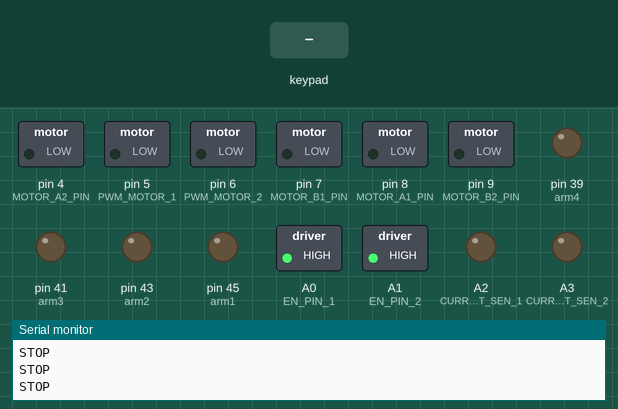
Simulated run of this sketch. Board: Arduino Mega 2560, built with avr-gcc and run on an emulated ATmega2560. On the bench: switched loads named in the sketch (green lamp = pin HIGH), output pins drawn as LEDs (lit = HIGH), the last lines printed to the serial monitor. Inputs (shaded band) come from the test bench.

Above: at 1.2 s.
1.3 s: key 'O' pressed
At 1.46 s:
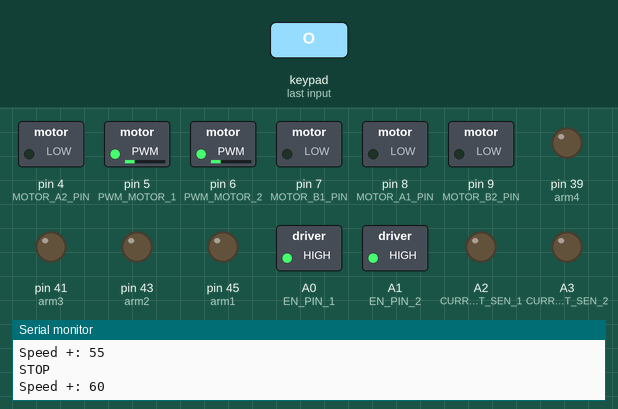
4.3 s: key 'U' pressed
At 4.53 s:
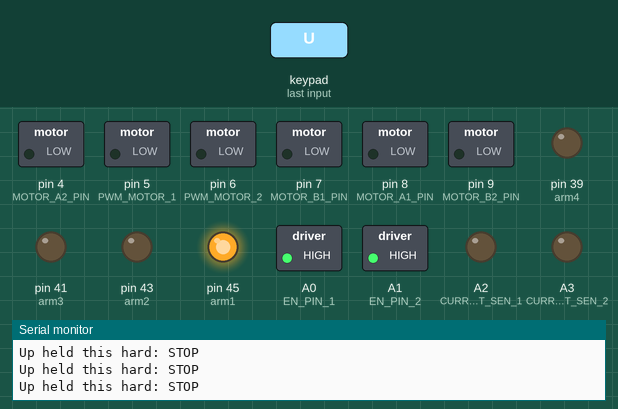
6.2 s: key 'D' pressed
At 6.4 s:
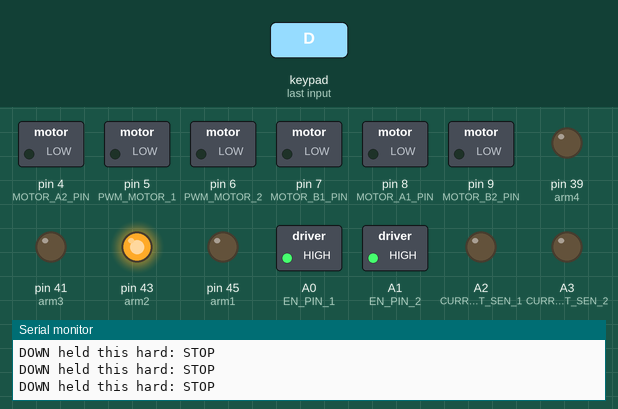
8.1 s: key 'L' pressed
At 8.32 s:
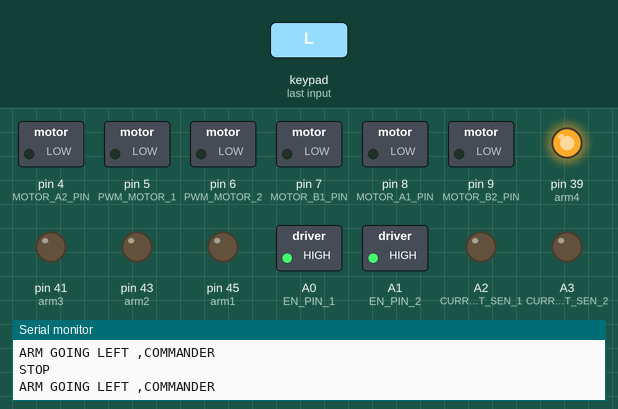
10.0 s: key 'R' pressed
At 10.24 s:
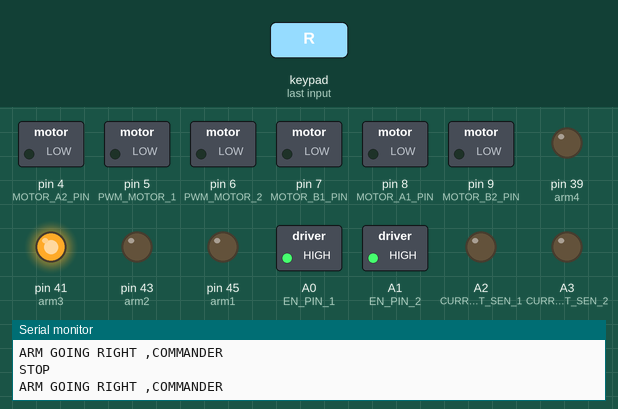
Timing chart, 0 to 12.9 s (numbered marks = the images above; inputs shaded):
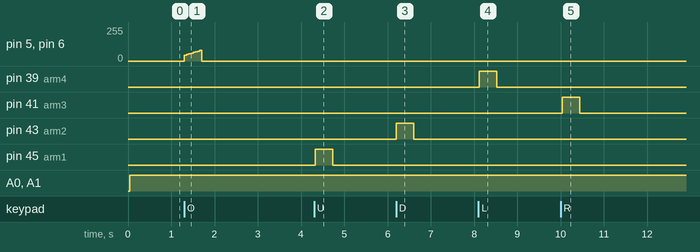

Measured:
- after the input at 1.3 s, pin 5 (PWM_MOTOR_1), pin 6 (PWM_MOTOR_2): rises from 0/255 to 80/255 in 0.35 s, then falls to 0/255 in 0.05 s
- after the input at 4.3 s, pin 45 (arm1): LOW → HIGH at once, → LOW 0.40 s later
- after the input at 6.2 s, pin 43 (arm2): LOW → HIGH at once, → LOW 0.40 s later
- after the input at 8.1 s, pin 39 (arm4): LOW → HIGH at once, → LOW 0.41 s later
- after the input at 10.0 s, pin 41 (arm3): LOW → HIGH at once, → LOW 0.41 s later

The sketch:

prakhar_ka_program.ino
```cpp
  #include <PS2X_lib.h>  //for v1.6
  #define PS2_DAT        47  //14
  #define PS2_CMD        49  //15
  #define PS2_SEL        51  //16
  #define PS2_CLK        53  //17
  #define BRAKE 0
  #define CW    1
  #define CCW   2
  #define CS_THRESHOLD 15   // Definition of safety current (Check: "1.3 Monster Shield Example").
//MOTOR 1

  #define MOTOR_A1_PIN 8
  #define MOTOR_B1_PIN 7
//MOTOR 2
  #define MOTOR_A2_PIN 4
  #define MOTOR_B2_PIN 9
  #define PWM_MOTOR_1 5
  #define PWM_MOTOR_2 6
  #define CURRENT_SEN_1 A2
  #define CURRENT_SEN_2 A3
  #define EN_PIN_1 A0
  #define EN_PIN_2 A1
  #define MOTOR_1 0
  #define MOTOR_2 1
  PS2X ps2x;

  int error = 0;
  byte type = 0;
  byte vibrate = 0;
  short usSpeed = 70;//default motor speed
  short usSpeed1 = 40;
  unsigned short usMotor_Status = BRAKE;;
  int arm4=39;
  int arm3=41;
  int arm2=43;
  int arm1=45;
  #define pressures   false
//#define rumble      true
  #define rumble      false
void setup() {
  Serial.begin(57600);

    //added delay to give wireless ps2 module some time to startup, before configuring it

  //CHANGES for v1.6 HERE!!! **************PAY ATTENTION*************

  //setup pins and settings: GamePad(clock, command, attention, data, Pressures?, Rumble?) check for error
  error = ps2x.config_gamepad(PS2_CLK, PS2_CMD, PS2_SEL, PS2_DAT);

  if(error == 0){
    Serial.print("Found Controller, configured successful ");
    Serial.print("pressures = ");
  if (pressures)
    Serial.println("true ");
  else
    Serial.println("false");
  Serial.print("rumble = ");
  if (rumble)
    Serial.println("true)");
  else
    Serial.println("false");
    Serial.println("Try out all the buttons, X will vibrate the controller, faster as you press harder;");
    Serial.println("holding L1 or R1 will print out the analog stick values.");
    Serial.println("Note: Go to www.billporter.info for updates and to report bugs.");
  }
  else if(error == 1)
    Serial.println("No controller found, check wiring, see readme.txt to enable debug. visit www.billporter.info for troubleshooting tips");

  else if(error == 2)
    Serial.println("Controller found but not accepting commands. see readme.txt to enable debug. Visit www.billporter.info for troubleshooting tips");

  else if(error == 3)
    Serial.println("Controller refusing to enter Pressures mode, may not support it. ");

//  Serial.print(ps2x.Analog(1), HEX);

  type = ps2x.readType();
  switch(type) {
    case 0:
      Serial.print("Unknown Controller type found ");
      break;
    case 1:
      Serial.print("DualShock Controller found ");
      break;
    case 2:
      Serial.print("GuitarHero Controller found ");
      break;
  case 3:
      Serial.print("Wireless Sony DualShock Controller found ");
      break;
   }


  pinMode(MOTOR_A1_PIN, OUTPUT);
  pinMode(MOTOR_B1_PIN, OUTPUT);

  pinMode(MOTOR_A2_PIN, OUTPUT);
  pinMode(MOTOR_B2_PIN, OUTPUT);

  pinMode(PWM_MOTOR_1, OUTPUT);
  pinMode(PWM_MOTOR_2, OUTPUT);

  pinMode(CURRENT_SEN_1, OUTPUT);
  pinMode(CURRENT_SEN_2, OUTPUT);
 pinMode(EN_PIN_1, OUTPUT);
  pinMode(EN_PIN_2, OUTPUT);


  pinMode(arm3,OUTPUT);
  pinMode(arm4,OUTPUT);
  pinMode(arm2,OUTPUT);
  pinMode(arm1,OUTPUT);
}

void loop()
{
       digitalWrite(EN_PIN_1, HIGH);
       digitalWrite(EN_PIN_2, HIGH);

  if(error == 1) //skip loop if no controller found
    return;

  else { //DualShock Controller
    ps2x.read_gamepad(false, vibrate);

  if(ps2x.Button(PSB_L3))
      {
  Serial.println("stop ");
 digitalWrite(arm2,LOW);
  digitalWrite(arm1,LOW);
  digitalWrite(arm3,LOW);
  digitalWrite(arm4,LOW);
}

  if(ps2x.Button(PSB_R3))
      {
  Serial.println("STOP");
  usMotor_Status = BRAKE;
  motorGo(MOTOR_1, usMotor_Status, 0);
  motorGo(MOTOR_2, usMotor_Status, 0);
       }
  else if(ps2x.Button(PSB_L2))
       {
  Serial.println("going backwards");
  usMotor_Status = CCW;
  motorGo(MOTOR_1, usMotor_Status, usSpeed);
  motorGo(MOTOR_2, usMotor_Status, usSpeed);
}
  else if(ps2x.Button(PSB_R2))
       {
  Serial.println("going forward ");
  usMotor_Status = CW;
  motorGo(MOTOR_1, usMotor_Status, usSpeed);
  motorGo(MOTOR_2, usMotor_Status, usSpeed);
}
else if(ps2x.Analog(PSS_RX)>129)
 {
  Serial.println("GOING RIGHT SIR");
  usMotor_Status = CW;
  motorGo(MOTOR_1, usMotor_Status, usSpeed1);
  usMotor_Status = CCW;
  motorGo(MOTOR_2, usMotor_Status, usSpeed1);

}
  else if(ps2x.Analog(PSS_RX)<127)
    {
  Serial.println("GOING LEFT SIR ");
  usMotor_Status = CCW;
  motorGo(MOTOR_1, usMotor_Status, usSpeed1);
  usMotor_Status = CW;
  motorGo(MOTOR_2, usMotor_Status, usSpeed1);

}
 /*else if(ps2x.Button(PSB_PAD_UP)) {      //will be TRUE as long as button is pressed
      Serial.print("Up held this hard: ");
      analogWrite(arm1,255);
  analogWrite(arm2,0);
    }
    else if(ps2x.Button(PSB_PAD_DOWN)){
      Serial.print("DOWN held this hard: ");
      analogWrite(arm1,0);
  analogWrite(arm2,255);
       }
    else if(ps2x.Button(PSB_PAD_LEFT))
    {
      Serial.println("ARM GOING LEFT ,COMMANDER");
  analogWrite(arm3,0);
  analogWrite(arm4,255);
    }
    else if(ps2x.Button(PSB_PAD_RIGHT))
    {Serial.println("ARM GOING RIGHT ,COMMANDER");
  analogWrite(arm3,255);
  analogWrite(arm4,0);
      }*/

 else
 {
  Serial.println("STOP");
  usMotor_Status = BRAKE;
  motorGo(MOTOR_1, usMotor_Status, 0);
  motorGo(MOTOR_2, usMotor_Status, 0);
 /* digitalWrite(arm3,LOW);
  digitalWrite(arm4,LOW);
  digitalWrite(arm2,LOW);
  digitalWrite(arm1,LOW);*/
 }
 if(ps2x.Button(PSB_PAD_UP)) {      //will be TRUE as long as button is pressed
      Serial.print("Up held this hard: ");
      analogWrite(arm1,255);
  analogWrite(arm2,0);
    }
    else if(ps2x.Button(PSB_PAD_DOWN)){
      Serial.print("DOWN held this hard: ");
      analogWrite(arm1,0);
  analogWrite(arm2,255);
       }
    else if(ps2x.Button(PSB_PAD_LEFT))
    {
      Serial.println("ARM GOING LEFT ,COMMANDER");
  analogWrite(arm3,0);
  analogWrite(arm4,255);
    }
     else if(ps2x.Button(PSB_PAD_RIGHT))
    {Serial.println("ARM GOING RIGHT ,COMMANDER");
  analogWrite(arm3,255);
  analogWrite(arm4,0);
      }
      else{
        digitalWrite(arm3,LOW);
  digitalWrite(arm4,LOW);
  digitalWrite(arm2,LOW);
  digitalWrite(arm1,LOW);
  }

  if(ps2x.Button(PSB_R1)){

  usSpeed = usSpeed + 5;
  if(usSpeed > 255)
  {
    usSpeed = 255;
  }

  Serial.print("Speed +: ");
  Serial.println(usSpeed);

  motorGo(MOTOR_1, usMotor_Status, usSpeed);
  motorGo(MOTOR_2, usMotor_Status, usSpeed); }

  if(ps2x.Button(PSB_L1))
  {
  usSpeed = usSpeed - 5;
  if(usSpeed < 0)
  {
    usSpeed = 0;
  }

  Serial.print("Speed -: ");
  Serial.println(usSpeed);
Serial.println(ps2x.Button(PSB_L1));
  motorGo(MOTOR_1, usMotor_Status, usSpeed);
  motorGo(MOTOR_2, usMotor_Status, usSpeed); }


    if(ps2x.Button(PSB_CIRCLE)){

  usSpeed1 = usSpeed1 + 5;
  if(usSpeed1 > 255)
  {
    usSpeed1 = 255;
  }

  Serial.print("Speed +: ");
  Serial.println(usSpeed1);

  motorGo(MOTOR_1, usMotor_Status, usSpeed1);
  motorGo(MOTOR_2, usMotor_Status, usSpeed1); }

  if(ps2x.Button(PSB_SQUARE))
  {
  usSpeed1 = usSpeed1 - 5;
  if(usSpeed1 < 0)
  {
    usSpeed1 = 0;
  }

  Serial.print("Speed -: ");
  Serial.println(usSpeed1);
Serial.println(ps2x.Button(PSB_L1));
  motorGo(MOTOR_1, usMotor_Status, usSpeed1);
  motorGo(MOTOR_2, usMotor_Status, usSpeed1);
  }
}


  delay(50);
}

void motorGo(uint8_t motor, uint8_t direct, uint8_t pwm)         //Function that controls the variables: motor(0 ou 1), direction (cw ou ccw) e pwm (entra 0 e 255);
{
  if(motor == MOTOR_1)
  {
  if(direct == CW)
    {
  digitalWrite(MOTOR_A1_PIN, LOW);
  digitalWrite(MOTOR_B1_PIN, HIGH);
    }
  else if(direct == CCW)
    {
  digitalWrite(MOTOR_A1_PIN, HIGH);
  digitalWrite(MOTOR_B1_PIN, LOW);
    }
  else
    {
  digitalWrite(MOTOR_A1_PIN, LOW);
  digitalWrite(MOTOR_B1_PIN, LOW);
    }
   analogWrite(PWM_MOTOR_1, pwm);
  }
  else if(motor == MOTOR_2)
  {
  if(direct == CW)
    {
  digitalWrite(MOTOR_A2_PIN, LOW);
  digitalWrite(MOTOR_B2_PIN, HIGH);
    }
  else if(direct == CCW)
    {
  digitalWrite(MOTOR_A2_PIN, HIGH);
  digitalWrite(MOTOR_B2_PIN, LOW);
    }
  else
    {
  digitalWrite(MOTOR_A2_PIN, LOW);
  digitalWrite(MOTOR_B2_PIN, LOW);
    }
  analogWrite(PWM_MOTOR_2, pwm);
  }
}
```
